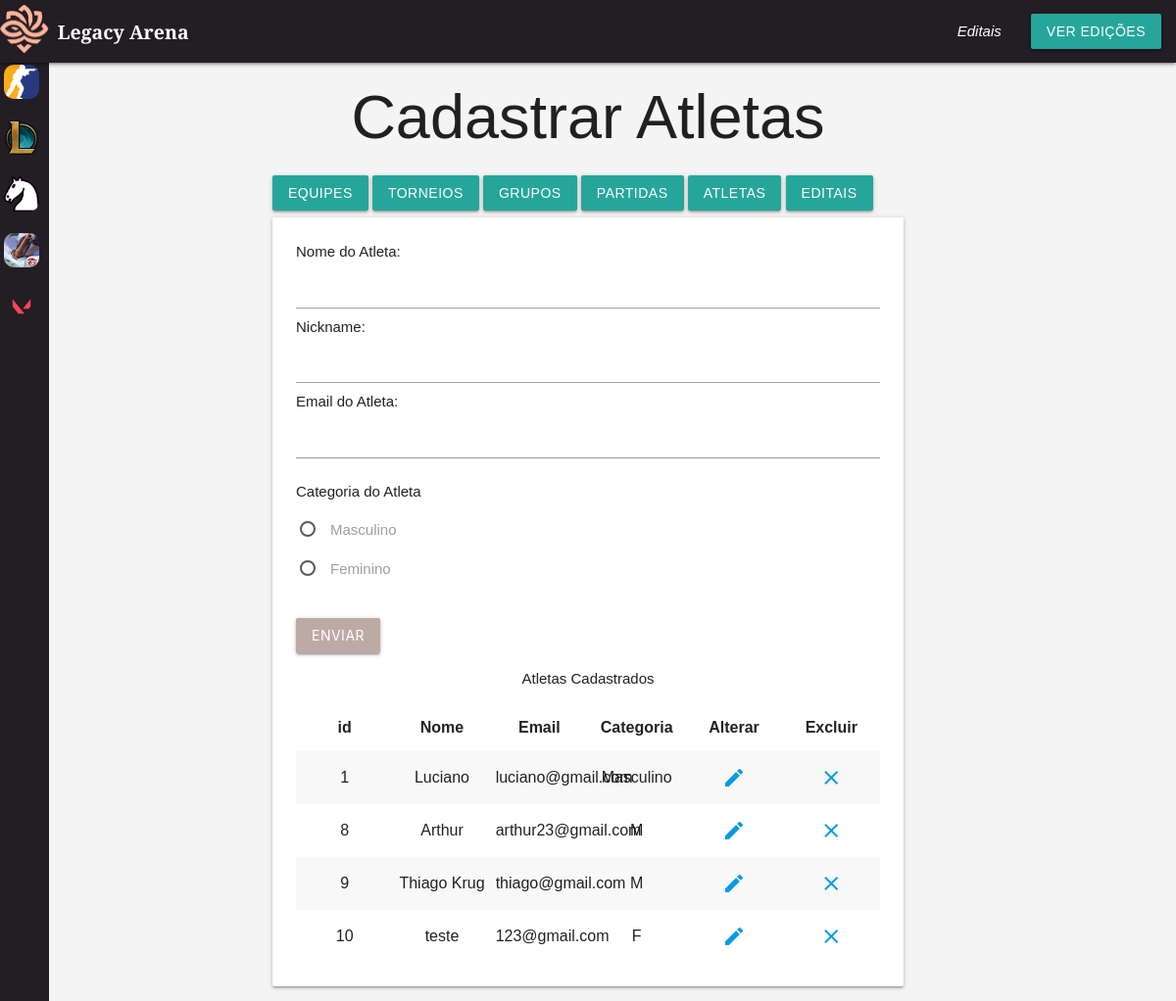
Page /crud/cadastrar-atletas.php (signed in) on the earlier database version.
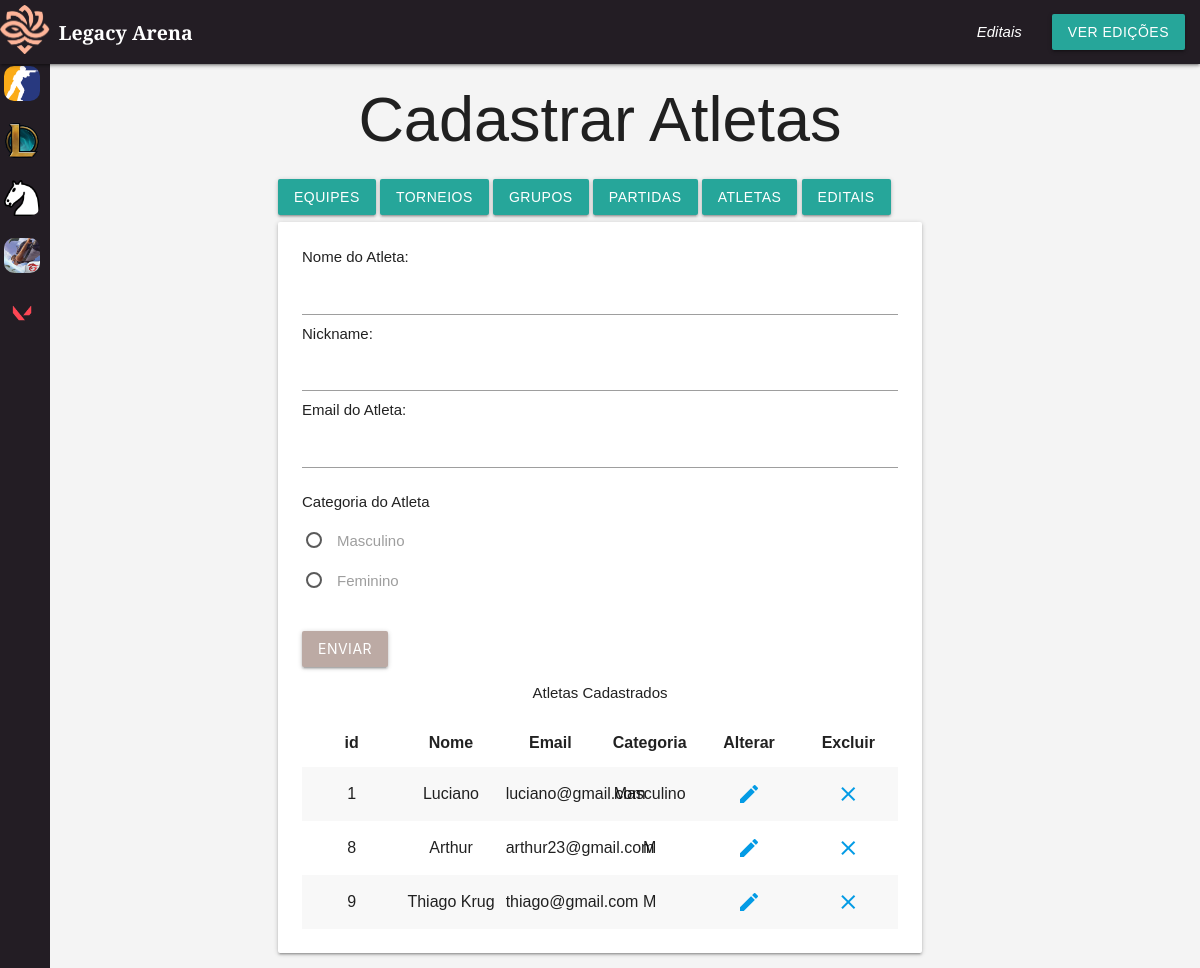
Same page on the later database version.
### tables this page shows
CREATE TABLE IF NOT EXISTS `atleta` (
  `id` int NOT NULL AUTO_INCREMENT,
  `nome` varchar(255) NOT NULL,
  `nickname` varchar(255) NOT NULL,
  `email` varchar(255) NOT NULL,
  `categoria` varchar(255) NOT NULL,
  `id_equipe` int NOT NULL,
  PRIMARY KEY (`id`),
  UNIQUE KEY `email` (`email`)
);

### conexao.php (called while the page is built, shortened)
<?php
function executarSQL($conexao, $sql)
{
    $resultado = mysqli_query($conexao, $sql);
    return $resultado;
}

### crud/cadastrar-atletas.php (the view, shortened to what this page needs)
<?php
require_once "../conexao.php";
$conexao = conectar();
require_once "header.php";
$sql = "SELECT * FROM atleta";
$resultado_atleta = executarSQL($conexao, $sql);
?>
<!DOCTYPE html>
<html lang="pt-br">
<head>
    <link type="text/css" rel="stylesheet" href="../css/style.css" media="screen,projection" />
</head>
<body id="main-content">
    <h1 class="center-align"> Cadastrar Atletas </h1>
    <main class="container">
        <a href="../indexadm.php" class="waves-effect waves-light btn">Equipes</a>
        <a href="cadastrar-torneios.php" class="waves-effect waves-light btn">Torneios</a>
        <a href="cadastrar-grupocs.php" class="waves-effect waves-light btn">Grupos</a>
        <a href="cadastrar-partidas.php" class="waves-effect waves-light btn">Partidas</a>
        <a href="cadastrar-atletas.php" class="waves-effect waves-light btn">Atletas</a>
        <a href="cadastrar-edital.php" class="waves-effect waves-light btn">Editais</a>
        <div class="card-panel" style="width:100%;">
            <form action="atletas.php" method="post" enctype="multipart/form-data">
                Nome do Atleta: <input type="text" name="nome"><br>
                Nickname: <input type="text" name="nick"><br>
                Email do Atleta: <input type="email" name="email"><br>
            <p> Categoria do Atleta </p>
                <p>
                    <label>
                        <span>Masculino</span>
                    </label>
                </p>
                <p>
                    <label>
                        <span>Feminino</span>
                    </label>
                </p>
                <br>
                <button class="btn waves-effect waves-light brown  lighten-3 " type="submit" name="action">Enviar </button>
            </form>
            <p class="center-align">Atletas Cadastrados</p>
            <table class="striped centered responsive-table" style="width: 100%; table-layout: fixed; max-width: 150%;">
                <thead>
                    <tr>
                        <th>id</th>
                        <th>Nome</th>
                        <th>Email</th>
                        <th>Categoria</th>
                        <th>Alterar</th>
                        <th>Excluir</th>
                    </tr>
                </thead>
                <tbody>
                    <?php
                    while ($atletas = mysqli_fetch_assoc($resultado_atleta)) {
                        echo '<tr>';
                        echo '<td>' . $atletas['id'] . '</td>';
                        echo '<td>' . $atletas['nome'] . '</td>';
                        echo '<td>' . $atletas['email'] . '</td>';
                        echo '<td>' . $atletas['categoria'] . '</td>';
                        echo '<td> <a href="form-alteraratletas.php?id=' . $atletas['id'] . '"> <i class="material-icons">edit</i> </a> </td>';
                        echo '<td> <a href="excluiratletas.php?id=' . $atletas['id'] . '"> <i class="material-icons">clear</i> </a> </td>';
                        echo '</tr>';
                    }
                    ?>
                </tbody>
            </table>
        </div>
    </main>
</body>
</html>

Differences in the rows shown:
removed atleta: id "10", nome "teste", email "123@gmail.com", categoria "F"
